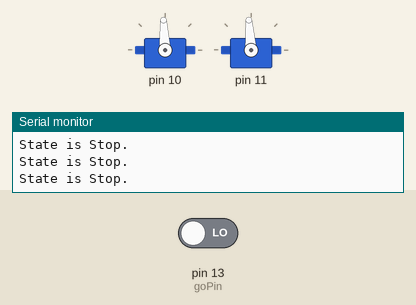
The sketch below on a simulated Arduino Uno, built with avr-gcc and run on an emulated ATmega328P. Shown: 2 × servo, the last lines printed to the serial monitor. The inputs (shaded band) are chosen by the test bench; at power-on: pin 13 (goPin) LOW.

Above: at 1.3 s.
1.4 s: pin 13 (goPin) driven HIGH
At 2.5 s:
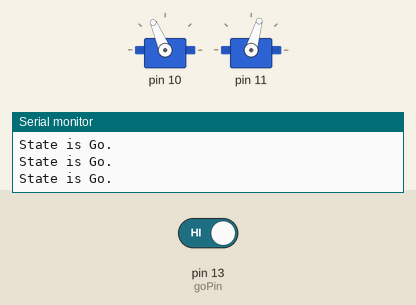
2.9 s: pin 13 (goPin) driven LOW
At 3.7 s:
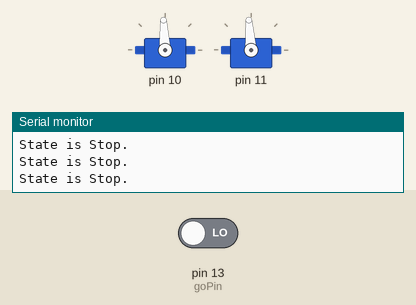
Timing chart, 0 to 5.9 s (numbered marks = the images above; inputs shaded):
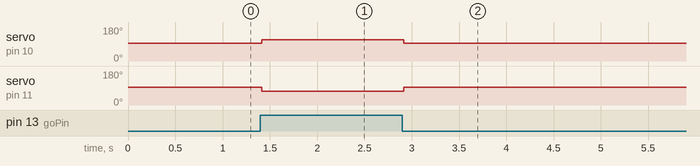

Measured:
- after the input at 1.4 s, servo on pin 10: 93° → 113° at once; servo on pin 11: 94° → 74° at once
- after the input at 2.9 s, servo on pin 10: 113° → 93° at once; servo on pin 11: 74° → 94° at once

The sketch:

IoTRover.ino
```cpp
#include <Servo.h>
#include <Rover.h>

// This is a calibration program.  It moves the rover forward
// for 1 second, stops for 1 second, then moves backwards for
// 1 second.  Tune the servo stop values (see the init function
// below) so the rover stops completely without any buzzing.
// Use these stop values in other Rover programs.

Rover* rover;

const int goPin = 13;
int goPinState = LOW;


void setup()
{
    Serial.begin(9600);

    pinMode(goPin, INPUT);

    rover = new Rover();
    rover->init(10,93,11,94);

    //  init parameters are:
    //    Left Servo Pin = 10,
    //    Left Servo Stop value = 90
    //    Right Servo Pin = 11
    //    Right Servo Stop value = 90
    //
    // Tune the stop values, so the servos fully stop.

    // debugOn() and debugOff() turn debugging messages on/off in the SerialMonitor
    rover->debugOff();
    rover->stop();

    Serial.println ("Adjust the Servo Left Stop and Servo Right Stop values until the servos completely stop when stop command is given.");
    Serial.println ("Use the stop values found, in future programs on this rover.");


}

void loop()
{
    goPinState = digitalRead(goPin);

    if (goPinState == HIGH)
    {
       Serial.println ("State is Go.");
       rover->go(20);
    } else
    {
       Serial.println ("State is Stop.");
       rover->stop();
    }


/*
    Serial.println("Go forward for 1 second.");
    rover->go(20,1000);

    Serial.println("Stop for 1 second.");
    rover->stop(1000);

    Serial.println("Go backward for 1 second.");
    rover->go(-20,1000);

    Serial.println("Stop for 1 second.");
    rover->stop(1000);

*/

}
```
